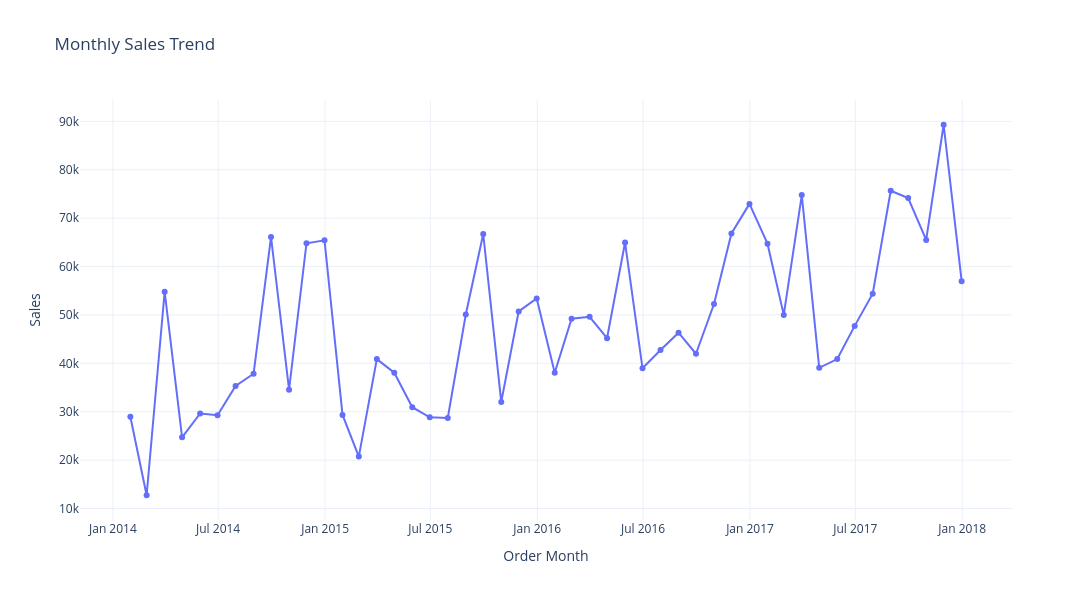

Notebook code cell kept with this figure:
### Code cell
# plotly
monthly_sales_plotly = monthly_sales.reset_index()
monthly_sales_plotly.columns = ["Order Month", "Sales"]
fig = px.line( monthly_sales_plotly, x="Order Month",  y="Sales",  markers=True,
  title="Monthly Sales Trend")
fig.update_layout( template="plotly_white", width=1200,height=600)
fig.show();
